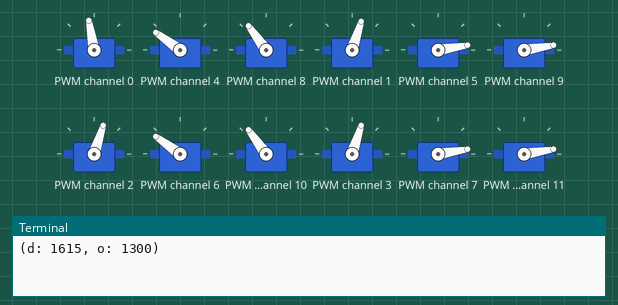
This program was run on a simulated Raspberry Pi (BCM pin numbers). On the bench: 12 × servo, the last lines printed to the terminal. Servo angles are drawn from the pulse width (0.5 ms = 0°, 2.5 ms = 180°); library files of the repository ran but are not shown: PCA9685.py.

Above: at 2.05 s.
At 2.25 s:
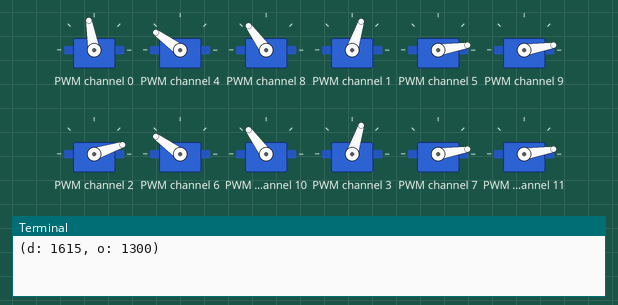
At 2.35 s:
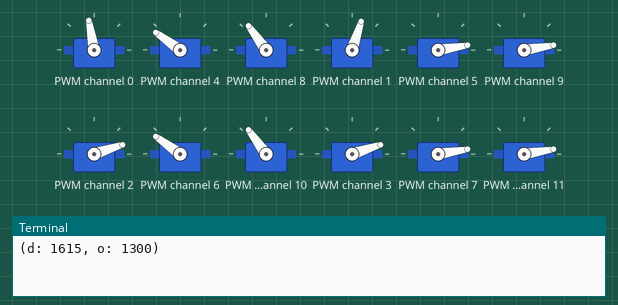
At 2.5 s:
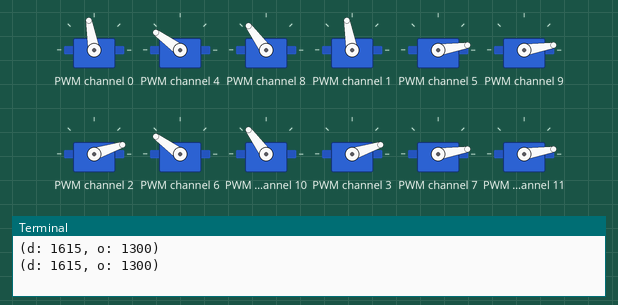
At 2.75 s:
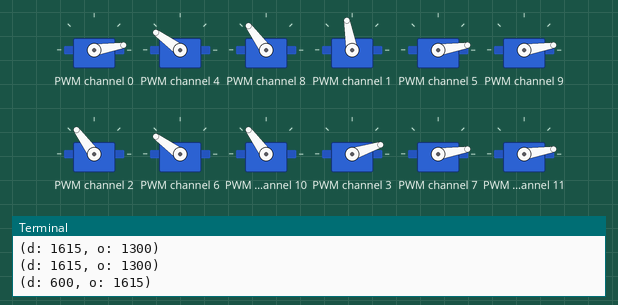
At 3.0 s:
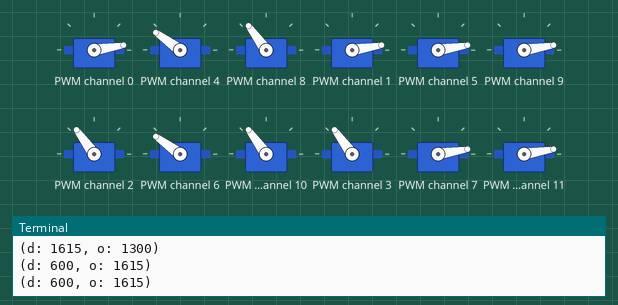
Timing chart, 0 to 5.0 s (numbered marks = the images above):
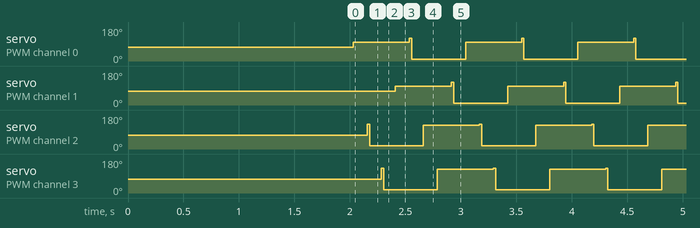

The program:

main.py
```python
#!/usr/bin/python
from joint import Joint
from leg import Leg
from PCA9685 import JointController
import constants as const
import time

if __name__=='__main__':
  pwm = JointController(0x40, debug=False)
  pwm.setPWMFreq(50)

  #Shoulders
  FRSjoint = Joint(0, 600, 1900, 1300, controller=pwm)
  BRSjoint = Joint(1, 600, 1900, 1300, controller=pwm)
  BLSjoint = Joint(2, 600, 1900, 1300, controller=pwm)
  FLSjoint = Joint(3, 600, 1900, 1300, controller=pwm)

  #Knees
  FRKjoint = Joint(4, 500, 2100, 2100, controller=pwm)
  BRKjoint = Joint(5, 500, 2100, 600, controller=pwm)
  FLKjoint = Joint(7, 500, 2100, 600, controller=pwm)
  BLKjoint = Joint(6, 500, 2100, 2100, controller=pwm)

  #Hock
  FRHjoint = Joint(8, 500, 2100, 1900, controller=pwm)
  BRHjoint = Joint(9, 500, 2100, 600, controller=pwm)
  BLHjoint = Joint(10, 500, 2100, 1900, controller=pwm)
  FLHjoint = Joint(11, 500, 2100, 600, controller=pwm)

  FRLeg = Leg(FRSjoint, FRKjoint, FRHjoint, const.RIGHT)
  BRLeg = Leg(BRSjoint, BRKjoint, BRHjoint, const.RIGHT)
  BLLeg = Leg(BLSjoint, BLKjoint, BLHjoint, const.LEFT)
  FLLeg = Leg(FLSjoint, FLKjoint, FLHjoint, const.LEFT)

  time.sleep(2)
  while True:
    try:
      FRLeg.Move(const.FORWARD)
      time.sleep(.125)
      BLLeg.Move(const.FORWARD)
      time.sleep(.125)
      FLLeg.Move(const.FORWARD)
      time.sleep(.125)
      BRLeg.Move(const.FORWARD)
      time.sleep(.125)
    except KeyboardInterrupt:
      break;
  pwm.Reset()
```

joint.py
```python
from PCA9685 import JointController

class Joint:
    def __init__(self, channel, minPulse, maxPulse, initPulse, controller):
        self.Controller = controller
        self.channel = channel
        self.minPulse = minPulse
        self.maxPulse = maxPulse
        self.oldPulse = initPulse
        self.initPulse = initPulse

    def setPulse(self, pulse=None):
        if pulse is None:
            pulse = self.initPulse
        if pulse > self.maxPulse:
            pulse = self.maxPulse
        if pulse < self.minPulse:
            pulse = self.minPulse
        mvPulse = pulse # float(((1200000 * pulse) + (99000000 * self.oldPulse))/100000000)
        self.oldPulse = mvPulse
        self.Controller.setServoPulse(self.channel, mvPulse)
```

leg.py
```python
from joint import Joint
import constants as const

class Leg:

    def __init__(self, shoulder, knee, hock, side):
        self.shoulder = shoulder
        self.knee = knee
        self.hock = hock
        self.side = side
        self.action = False
        self.Reset()

    def Reset(self):
        if self.shoulder is not None:
            self.shoulder.setPulse()
        if self.knee is not None:
            self.knee.setPulse()
        if self.hock is not None:
            self.hock.setPulse()

    def Move(self, direction):
        if direction == const.FORWARD:
            if not self.action:
                if self.side == const.RIGHT:
                    desiredPulse = int(self.shoulder.maxPulse*.850)
                    print (f'(d: {desiredPulse}, o: {self.shoulder.oldPulse})')
                    self.shoulder.setPulse(desiredPulse)
                elif self.side == const.LEFT:
                    desiredPulse = int(self.shoulder.minPulse/.85)
                    self.shoulder.setPulse(desiredPulse)
                if desiredPulse <= self.shoulder.oldPulse:
                    self.action = not self.action
            else:
                if self.side == const.RIGHT:
                    desiredPulse = int(self.shoulder.minPulse)
                    print (f'(d: {desiredPulse}, o: {self.shoulder.oldPulse})')
                    self.shoulder.setPulse(desiredPulse)
                elif self.side == const.LEFT:
                    desiredPulse = int(self.shoulder.maxPulse)
                    self.shoulder.setPulse(desiredPulse)
                if desiredPulse >= self.shoulder.oldPulse:
                    self.action = not self.action


    
```

constants.py
```python
FORWARD=8
BACKWARD=2
LEFT=4
RIGHT=6
```

Measured:
- by itself, servo on PWM channel 0, servo on PWM channel 1: repeats every 1.0 s: 121° 0.02 s, 9° 0.49 s, 100° 0.51 s
- by itself, servo on PWM channel 2, servo on PWM channel 3: repeats every 1.0 s: 18° 0.49 s, 126° 0.51 s, 131° 0.02 s
